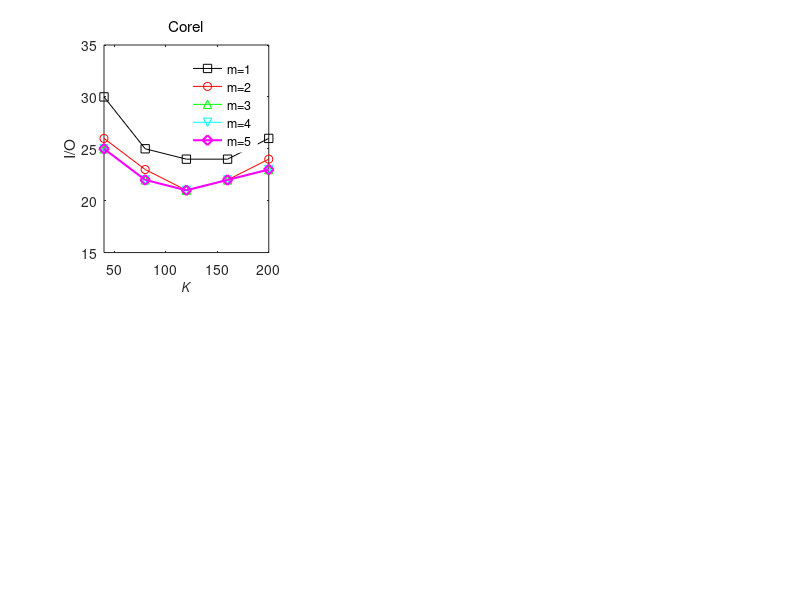

Recreate this plot in MATLAB. (Note: this script raises an error after producing the figure.)
%% tuning m for I/O in all data dataset
% some common config
linesolid = ['-ks'; '-ro'; '-g^'; '-cv'; '-md';];
linedashed = [':ks'; ':ro'; ':g^'; ':cv'; ':md';];
% line1=['-r+'; '-bx']; 
hold on;
box on;
% grid on;
set(gcf,'Position',[100 100 1400, 720]);

%% I/O cost
% Corel
subplot(2,3,1);
x_nk = [40:40:200];
y_io = [...
    30,25,24,24,26;...
    26,23,21,22,24;...
    25,22,21,22,23;...
    25,22,21,22,23;...
    25,22,21,22,23];

plot(...
        x_nk, y_io(1,:), linesolid(1,:), ...
        x_nk, y_io(2,:), linesolid(2,:), ...
        x_nk, y_io(3,:), linesolid(3,:), ...
        x_nk, y_io(4,:), linesolid(4,:), ...
        x_nk, y_io(5,:), linesolid(5,:), ...
        'LineWidth',1.5, 'MarkerSize',7);

title('Corel', 'Fontname', 'Helvetica', 'FontAngle', 'Normal', 'FontWeight', 'Normal');
xlabel('K');
ylabel('I/O');
h=legend('m=1', 'm=2', 'm=3', 'm=4', 'm=5');
set(h, 'EdgeColor', 'White', 'Location', 'NorthEast');
axis([40,200, 15, 35]);
set(get(gca,'XLabel'),'FontSize',9, 'FontAngle', 'Italic', 'FontWeight', 'Normal', 'Vertical','top');
set(get(gca,'YLabel'),'FontSize',10, 'FontAngle', 'Italic', 'FontWeight', 'Normal', 'Vertical','bottom');
set(gca, 'Fontname', 'Helvetica',  'FontSize',9);
set(gca, 'XTick', x_nk');
set(gca, 'YTick', [15:5:35]);

% Aerial
subplot(2,3,2);
x_nk = [300:100:700];
y_io = [...
    132,128,128,128,129;...
    128,124,126,126,129;...
    128,125,126,126,129;...
    128,125,126,126,129;...
    128,125,126,126,129];

plot(...
        x_nk, y_io(1,:), linesolid(1,:), ...
        x_nk, y_io(2,:), linesolid(2,:), ...
        x_nk, y_io(3,:), linesolid(3,:), ...
        x_nk, y_io(4,:), linesolid(4,:), ...
        x_nk, y_io(5,:), linesolid(5,:), ...
        'LineWidth',1.5, 'MarkerSize',7);

title('Aerial', 'Fontname', 'Helvetica', 'FontAngle', 'Normal', 'FontWeight', 'Normal');
xlabel('K');
ylabel('I/O');
h=legend('m=1', 'm=2', 'm=3', 'm=4', 'm=5');
set(h, 'EdgeColor', 'White', 'Location', 'NorthEast');
axis([300, 700, 120, 140]);
set(get(gca,'XLabel'),'FontSize',9, 'FontAngle', 'Italic', 'FontWeight', 'Normal', 'Vertical','top');
set(get(gca,'YLabel'),'FontSize',10, 'FontAngle', 'Italic', 'FontWeight', 'Normal', 'Vertical','bottom');
set(gca, 'Fontname', 'Helvetica',  'FontSize',9);
set(gca, 'XTick', x_nk');
set(gca, 'YTick', [120:5:140]);

% WT
subplot(2,3,3);
x_nk = [800:200:1600];
y_io = [...
    240,234,233,236,238;...
    238,234,233,236,237;...
    238,234,233,236,237;...
    238,234,233,236,237;...
    238,234,233,236,237];

plot(...
        x_nk, y_io(1,:), linesolid(1,:), ...
        x_nk, y_io(2,:), linesolid(2,:), ...
        x_nk, y_io(3,:), linesolid(3,:), ...
        x_nk, y_io(4,:), linesolid(4,:), ...
        x_nk, y_io(5,:), linesolid(5,:), ...
        'LineWidth',1.5, 'MarkerSize',7);

title('WT', 'Fontname', 'Helvetica', 'FontAngle', 'Normal', 'FontWeight', 'Normal');
xlabel('K');
ylabel('I/O');
h=legend('m=1', 'm=2', 'm=3', 'm=4', 'm=5');
set(h, 'EdgeColor', 'White', 'Location', 'NorthEast');
axis([800, 1600, 230, 250]);
set(get(gca,'XLabel'),'FontSize',9, 'FontAngle', 'Italic', 'FontWeight', 'Normal', 'Vertical','top');
set(get(gca,'YLabel'),'FontSize',10, 'FontAngle', 'Italic', 'FontWeight', 'Normal', 'Vertical','bottom');
set(gca, 'Fontname', 'Helvetica',  'FontSize',9);
set(gca, 'XTick', x_nk');
set(gca, 'YTick', [230:5:250]);
